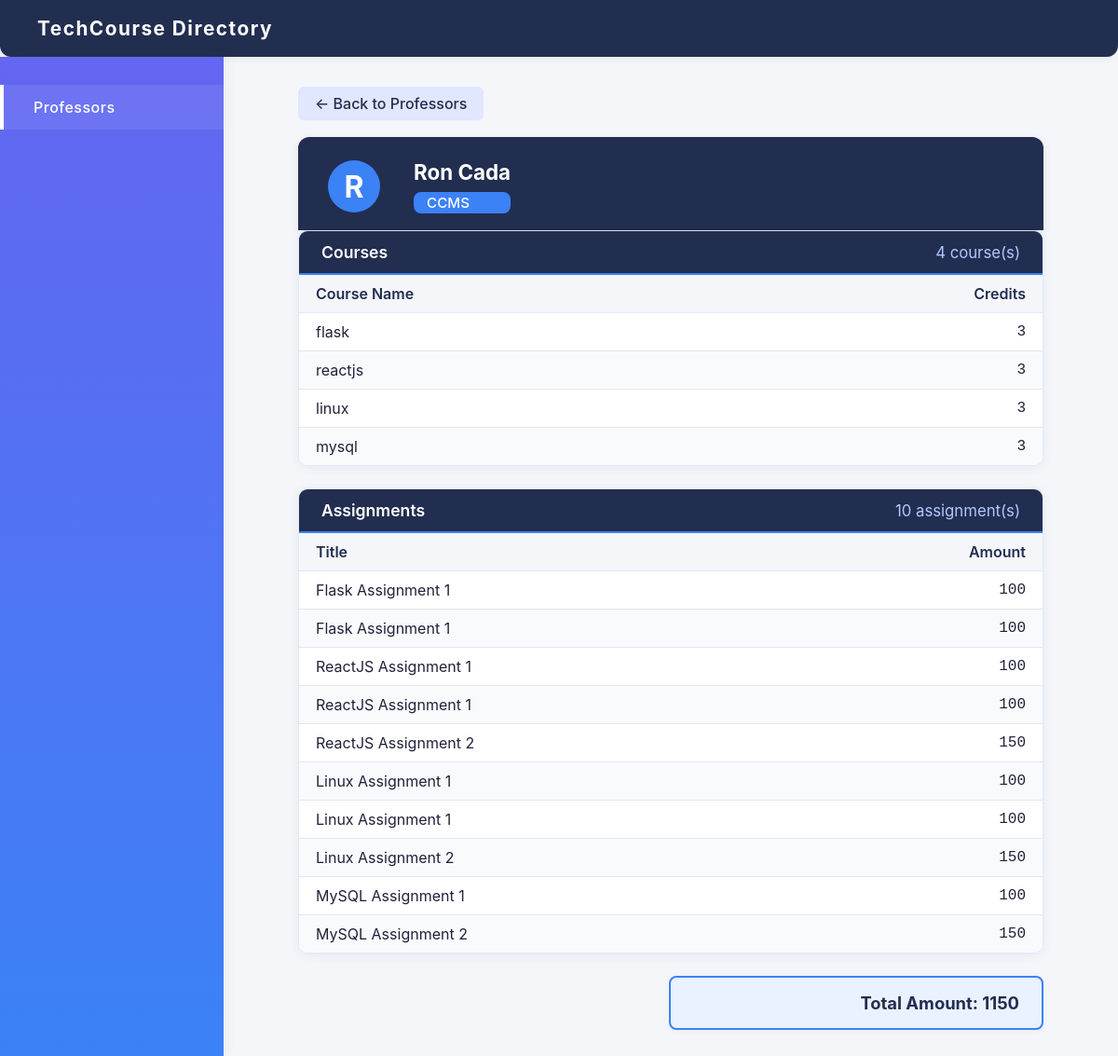
Page /details/2/ on the committed database.
### MidtermZaño/models.py (models this page shows)
class Professor(models.Model):
    profesorID = models.AutoField(primary_key=True)
    name = models.CharField(max_length=255)
    department = models.CharField(max_length=255)

class Course(models.Model):
    professor = models.ForeignKey(Professor, on_delete=models.CASCADE)
    courseCode = models.AutoField(primary_key=True)
    courseName = models.CharField(max_length=255)
    credits = models.IntegerField()
    amountPerCredits = models.IntegerField()

class Assignment(models.Model):
    assignmentID = models.AutoField(primary_key=True)
    professor = models.ForeignKey(Professor, on_delete=models.CASCADE)
    course = models.ForeignKey(Course, on_delete=models.CASCADE)
    title = models.CharField(max_length=255)
    description = models.CharField(max_length=255)
    totalAmount = models.IntegerField()

### MidtermZaño/views.py (the view)
# urls.py: path('details/<int:professor_id>/', views.details, name='details'),
def details(request, professor_id):
    professor = Professor.objects.get(profesorID=professor_id)
    courses = Course.objects.filter(professor=professor)
    assignments = Assignment.objects.filter(professor=professor)
    total = sum(a.totalAmount for a in assignments)
    return render(request, 'details.html', {
        'professor': professor,
        'courses': courses,
        'assignments': assignments,
        'total': total
    })

### MidtermZaño/templates/details.html (shortened to what this page needs)
<!doctype html>
<html lang="en">
  <head>
    <link rel="stylesheet" href="/static/css/style.css" />
  </head>
  <body>
    <div class="portal-header">TechCourse Directory</div>
    <div class="portal-layout">
      <nav class="sidebar">
        <a href="/" class="active">Professors</a>
      </nav>
      <main class="container">
        <a href="/" class="back-btn">← Back to Professors</a>
        <div class="profile-header">
          <div class="avatar">{{ professor.name.0 }}</div>
          <div class="info">
            <div class="name">{{ professor.name }}</div>
            <span class="dept">{{ professor.department }}</span>
          </div>
        </div>
        <div class="section-card">
          <div class="section-header">
            <span>Courses</span>
            <span class="credits">{{ courses|length }} course(s)</span>
          </div>
          <table class="section-table">
            <thead>
              <tr>
                <th>Course Name</th>
                <th style="text-align: right">Credits</th>
              </tr>
            </thead>
            <tbody>
              {% for course in courses %}
              <tr>
                <td>{{ course.courseName }}</td>
                <td class="amount">{{ course.credits }}</td>
              </tr>
              {% empty %}
              <tr>
                <td colspan="2">No courses assigned.</td>
              </tr>
              {% endfor %}
            </tbody>
          </table>
        </div>
        <div class="section-card">
          <div class="section-header">
            <span>Assignments</span>
            <span class="credits">{{ assignments|length }} assignment(s)</span>
          </div>
          <table class="section-table">
            <thead>
              <tr>
                <th>Title</th>
                <th style="text-align: right">Amount</th>
              </tr>
            </thead>
            <tbody>
              {% for assign in assignments %}
              <tr>
                <td>{{ assign.title }}</td>
                <td class="amount">{{ assign.totalAmount }}</td>
              </tr>
              {% empty %}
              <tr>
                <td colspan="2">No assignments found.</td>
              </tr>
              {% endfor %}
            </tbody>
          </table>
        </div>
        <div class="total-box">Total Amount: {{ total }}</div>
      </main>
    </div>
  </body>
</html>

### MidtermZaño/static/css/style.css (style rules this page uses)
body { margin: 0; font-family: 'Inter', 'Segoe UI', Tahoma, Geneva, Verdana, sans-serif; background: #f4f6f9; color: #22223b; min-height: 100vh; }
.portal-header { background: #222e50; color: #fff; padding: 18px 40px; font-size: 1.3em; font-weight: 700; letter-spacing: 1.5px; box-shadow: 0 2px 8px rgba(60, 72, 88, 0.08); border-bottom-left-radius: 12px; border-bottom-right-radius: 12px; }
.portal-layout { display: flex; min-height: 100vh; background: none; }
.sidebar { width: 240px; background: linear-gradient(180deg, #6366f1 0%, #3b82f6 100%); padding: 30px 0; box-shadow: 2px 0 12px rgba(60, 72, 88, 0.07); display: flex; flex-direction: column; align-items: stretch; min-height: 100vh; }
.sidebar a { display: block; padding: 14px 32px; color: #e0e7ff; text-decoration: none; font-size: 1em; font-weight: 500; border-left: 4px solid transparent; transition: background 0.2s, border-color 0.2s, color 0.2s; letter-spacing: 0.5px; }
.sidebar a:hover, .sidebar a.active { background: rgba(255,255,255,0.08); color: #fff; border-left: 4px solid #fff; }
.container { flex: 1; padding: 32px 0 32px 0; background: none; border-radius: 0; margin: 0 auto; min-width: 0; max-width: 800px; }
.profile-header { background: #222e50; color: #fff; border-radius: 12px 12px 0 0; padding: 24px 32px 18px 32px; margin-bottom: 0; display: flex; align-items: center; box-shadow: 0 2px 8px rgba(60, 72, 88, 0.10); position: relative; gap: 18px; }
.profile-header .avatar { width: 56px; height: 56px; border-radius: 50%; background: #3b82f6; display: flex; align-items: center; justify-content: center; font-size: 2em; font-weight: 700; color: #fff; margin-right: 18px; }
.profile-header .info { display: flex; flex-direction: column; gap: 4px; }
.profile-header .name { font-size: 1.4em; font-weight: 700; margin-bottom: 2px; }
.profile-header .dept { background: #3b82f6; color: #fff; font-size: 0.95em; padding: 2px 14px; border-radius: 8px; display: inline-block; margin-top: 2px; font-weight: 500; }
.section-card { background: #fff; border-radius: 10px; box-shadow: 0 2px 12px rgba(60, 72, 88, 0.07); margin-bottom: 24px; overflow: hidden; border: 1.5px solid #e0e7ff; }
.section-header { background: #222e50; color: #fff; padding: 12px 24px; font-size: 1.1em; font-weight: 600; display: flex; justify-content: space-between; align-items: center; border-bottom: 2px solid #3b82f6; }
.section-header .credits { font-size: 0.95em; color: #b3c6ff; font-weight: 400; }
.section-table { width: 100%; border-collapse: collapse; font-size: 1em; }
.section-table th, .section-table td { padding: 10px 18px; text-align: left; }
.section-table th { background: #f4f6f9; color: #222e50; font-weight: 600; border-bottom: 1.5px solid #e0e7ff; text-transform: none; }
.section-table td { background: #fff; border-bottom: 1px solid #e5e7eb; }
.section-table tr:last-child td { border-bottom: none; }
.section-table tr:nth-child(even) td { background: #f8fafc; }
.section-table td.amount { text-align: right; font-family: 'JetBrains Mono', 'Fira Mono', monospace; font-weight: 500; }
.total-box { margin-top: 18px; padding: 16px 24px; background: #eaf1ff; border: 2px solid #3b82f6; font-weight: 700; text-align: right; border-radius: 8px; color: #222e50; font-size: 1.15em; box-shadow: 0 1px 6px rgba(60, 72, 88, 0.06); max-width: 350px; margin-left: auto; }
.back-btn { display: inline-block; margin-bottom: 18px; background: #e0e7ff; color: #222e50; border: none; border-radius: 6px; padding: 8px 18px; font-size: 1em; font-weight: 500; text-decoration: none; transition: background 0.2s, color 0.2s; }

### rows in the picture
Professor: name.0 "R", name "Ron Cada", department "CCMS"
Course: courseName "flask", credits "3"
Course: courseName "reactjs", credits "3"
Course: courseName "linux", credits "3"
Course: courseName "mysql", credits "3"
Assignment: title "Flask Assignment 1", totalAmount "100"
Assignment: title "Flask Assignment 1", totalAmount "100"
Assignment: title "ReactJS Assignment 1", totalAmount "100"
Assignment: title "ReactJS Assignment 1", totalAmount "100"
Assignment: title "ReactJS Assignment 2", totalAmount "150"
Assignment: title "Linux Assignment 1", totalAmount "100"
Assignment: title "Linux Assignment 1", totalAmount "100"
Assignment: title "Linux Assignment 2", totalAmount "150"
Assignment: title "MySQL Assignment 1", totalAmount "100"
Assignment: title "MySQL Assignment 2", totalAmount "150"

### other values in the picture
{{ courses|length }} "4"
{{ assignments|length }} "10"
{{ total }} "1150"
